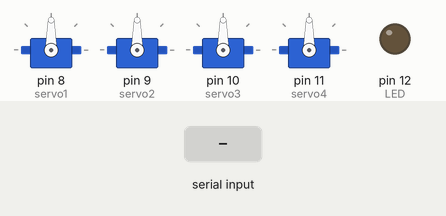
This sketch was run on a simulated Arduino Uno, built with avr-gcc and run on an emulated ATmega328P. On the bench: 4 × servo, output pins drawn as LEDs (lit = HIGH). Inputs (shaded band) come from the test bench.

Above: at 1.2 s.
1.3 s: "<90,45,200>" received over Serial
At 2.9 s:
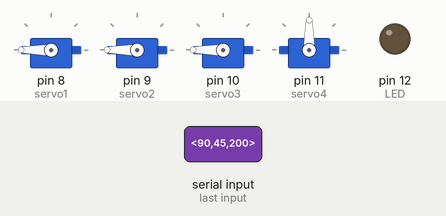
3.3 s: "<30,150,10>" received over Serial
At 4.4 s:
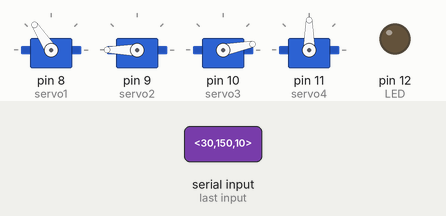
5.3 s: "<90,45>" received over Serial
At 7.0 s:
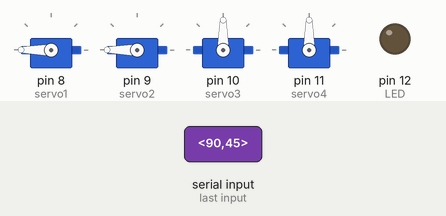
7.3 s: "<30,150>" received over Serial
At 8.7 s:
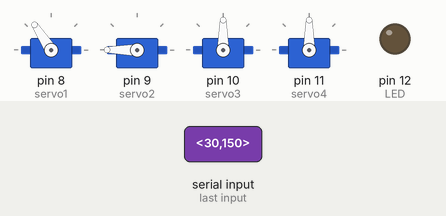
9.3 s: "<5>" received over Serial
At 10.1 s:
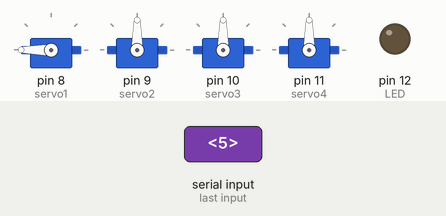
11.3 s: "<1,90>" received over Serial
At 12.9 s:
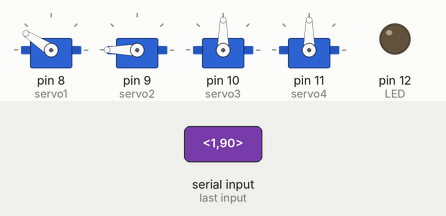
Timing chart, 0 to 14.3 s (numbered marks = the images above; inputs shaded):
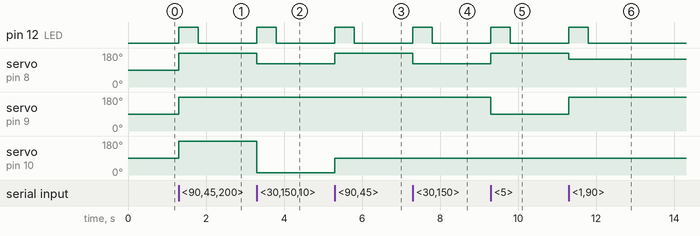

The sketch:

arm.ino
```cpp
#include <Servo.h>

Servo servo1, servo2, servo3, servo4;
int LED = 12;

int prev_angles[4] = {90, 90, 90, 90}; // Store previous angles

void setup() {
  Serial.begin(115200);
  servo1.attach(8);
  servo2.attach(9);
  servo3.attach(10);
  servo4.attach(11);

  servo1.write(prev_angles[0]);
  servo2.write(prev_angles[1]);
  servo3.write(prev_angles[2]);
  servo4.write(prev_angles[3]);

  pinMode(LED, OUTPUT);
  digitalWrite(LED, LOW);
}

void loop() {
  static String input = "";

  while (Serial.available()) {
    char c = Serial.read();
    if (c == '<') {
      input = "";
    } else if (c == '>') {
      processInput(input);
    } else {
      input += c;
    }
  }
}

void processInput(String data) {
  float radians[4] = {0.0, 0.0, 0.0, 0.0};
  int angles[4] = {90, 90, 90, 90};
  int index = 0;

  char *token = strtok(const_cast<char*>(data.c_str()), ",");
  while (token != NULL && index < 4) {
    radians[index] = atof(token);  // convert to float
    angles[index] = int(radians[index] * (180.0 / PI)) + 90;  // rad → deg + offset
    token = strtok(NULL, ",");
    index++;
  }

  bool moved = false;

  if (angles[0] != prev_angles[0]) {
    servo1.write(angles[0]);
    prev_angles[0] = angles[0];
    moved = true;
  }
  if (angles[1] != prev_angles[1]) {
    servo2.write(angles[1]);
    prev_angles[1] = angles[1];
    moved = true;
  }
  if (angles[2] != prev_angles[2]) {
    servo3.write(angles[2]);
    prev_angles[2] = angles[2];
    moved = true;
  }
  if (angles[3] != prev_angles[3]) {
    servo4.write(angles[3]);
    prev_angles[3] = angles[3];
    moved = true;
  }

  if (moved) {
    digitalWrite(LED, HIGH);
    delay(500);
    digitalWrite(LED, LOW);
  }
}
```

Measured:
- after the input at 1.3 s, pin 12 (LED): LOW → HIGH at once, → LOW 0.50 s later; servo on pin 8 (servo1), servo on pin 9 (servo2), servo on pin 10 (servo3): 90° → 180° at once
- after the input at 3.3 s, pin 12 (LED): LOW → HIGH at once, → LOW 0.50 s later; servo on pin 8 (servo1): 180° → 123° at once; servo on pin 10 (servo3): 180° → 11° at once
- after the input at 5.3 s, pin 12 (LED): LOW → HIGH at once, → LOW 0.50 s later; servo on pin 8 (servo1): 123° → 180° at once; servo on pin 10 (servo3): 11° → 90° at once
- after the input at 7.3 s, pin 12 (LED): LOW → HIGH at once, → LOW 0.50 s later; servo on pin 8 (servo1): 180° → 123° at once
- after the input at 9.3 s, pin 12 (LED): LOW → HIGH at once, → LOW 0.50 s later; servo on pin 8 (servo1): 123° → 180° at once; servo on pin 9 (servo2): 180° → 90° at once
- after the input at 11.3 s, pin 12 (LED): LOW → HIGH at once, → LOW 0.50 s later; servo on pin 8 (servo1): 180° → 147° at once; servo on pin 9 (servo2): 90° → 180° at once
